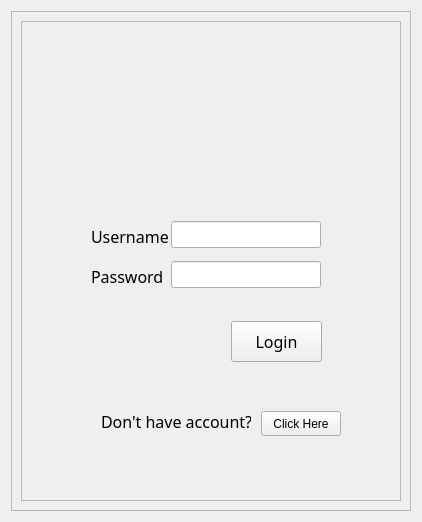
<?xml version="1.0" encoding="UTF-8"?>
<ui version="4.0">
 <class>login_menu</class>
 <widget class="QWidget" name="login_menu">
  <property name="geometry">
   <rect>
    <x>0</x>
    <y>0</y>
    <width>418</width>
    <height>518</height>
   </rect>
  </property>
  <property name="font">
   <font>
    <family>Microsoft YaHei UI Light</family>
    <pointsize>12</pointsize>
   </font>
  </property>
  <property name="windowTitle">
   <string>Login</string>
  </property>
  <layout class="QVBoxLayout" name="verticalLayout">
   <item alignment="Qt::AlignHCenter">
    <widget class="QScrollArea" name="scrollArea">
     <property name="minimumSize">
      <size>
       <width>400</width>
       <height>500</height>
      </size>
     </property>
     <property name="maximumSize">
      <size>
       <width>400</width>
       <height>500</height>
      </size>
     </property>
     <property name="widgetResizable">
      <bool>true</bool>
     </property>
     <widget class="QWidget" name="scrollAreaWidgetContents">
      <property name="geometry">
       <rect>
        <x>0</x>
        <y>0</y>
        <width>398</width>
        <height>498</height>
       </rect>
      </property>
      <layout class="QVBoxLayout" name="verticalLayout_2">
       <item>
        <widget class="QFrame" name="frame">
         <property name="frameShape">
          <enum>QFrame::StyledPanel</enum>
         </property>
         <property name="frameShadow">
          <enum>QFrame::Raised</enum>
         </property>
         <widget class="QLineEdit" name="username_box">
          <property name="geometry">
           <rect>
            <x>150</x>
            <y>200</y>
            <width>150</width>
            <height>27</height>
           </rect>
          </property>
         </widget>
         <widget class="QLineEdit" name="password_box">
          <property name="geometry">
           <rect>
            <x>150</x>
            <y>240</y>
            <width>150</width>
            <height>27</height>
           </rect>
          </property>
          <property name="echoMode">
           <enum>QLineEdit::Password</enum>
          </property>
         </widget>
         <widget class="QLabel" name="label">
          <property name="geometry">
           <rect>
            <x>70</x>
            <y>200</y>
            <width>81</width>
            <height>31</height>
           </rect>
          </property>
          <property name="text">
           <string>Username</string>
          </property>
         </widget>
         <widget class="QLabel" name="label_2">
          <property name="geometry">
           <rect>
            <x>70</x>
            <y>240</y>
            <width>81</width>
            <height>31</height>
           </rect>
          </property>
          <property name="text">
           <string>Password</string>
          </property>
         </widget>
         <widget class="QPushButton" name="login_button">
          <property name="geometry">
           <rect>
            <x>210</x>
            <y>300</y>
            <width>91</width>
            <height>41</height>
           </rect>
          </property>
          <property name="text">
           <string>Login</string>
          </property>
         </widget>
         <widget class="QLabel" name="label_3">
          <property name="geometry">
           <rect>
            <x>80</x>
            <y>390</y>
            <width>150</width>
            <height>20</height>
           </rect>
          </property>
          <property name="text">
           <string>Don't have account?</string>
          </property>
          <property name="openExternalLinks">
           <bool>false</bool>
          </property>
         </widget>
         <widget class="QPushButton" name="register_button">
          <property name="geometry">
           <rect>
            <x>240</x>
            <y>390</y>
            <width>80</width>
            <height>25</height>
           </rect>
          </property>
          <property name="layoutDirection">
           <enum>Qt::LeftToRight</enum>
          </property>
          <property name="autoFillBackground">
           <bool>true</bool>
          </property>
          <property name="styleSheet">
           <string notr="true">background-color: rgb(240, 240, 240);</string>
          </property>
          <property name="text">
           <string>Click Here</string>
          </property>
          <property name="checkable">
           <bool>false</bool>
          </property>
         </widget>
        </widget>
       </item>
      </layout>
     </widget>
    </widget>
   </item>
  </layout>
 </widget>
 <resources/>
 <connections/>
 <slots>
  <signal>registersignal()</signal>
  <slot>registersignalslot()</slot>
 </slots>
</ui>
